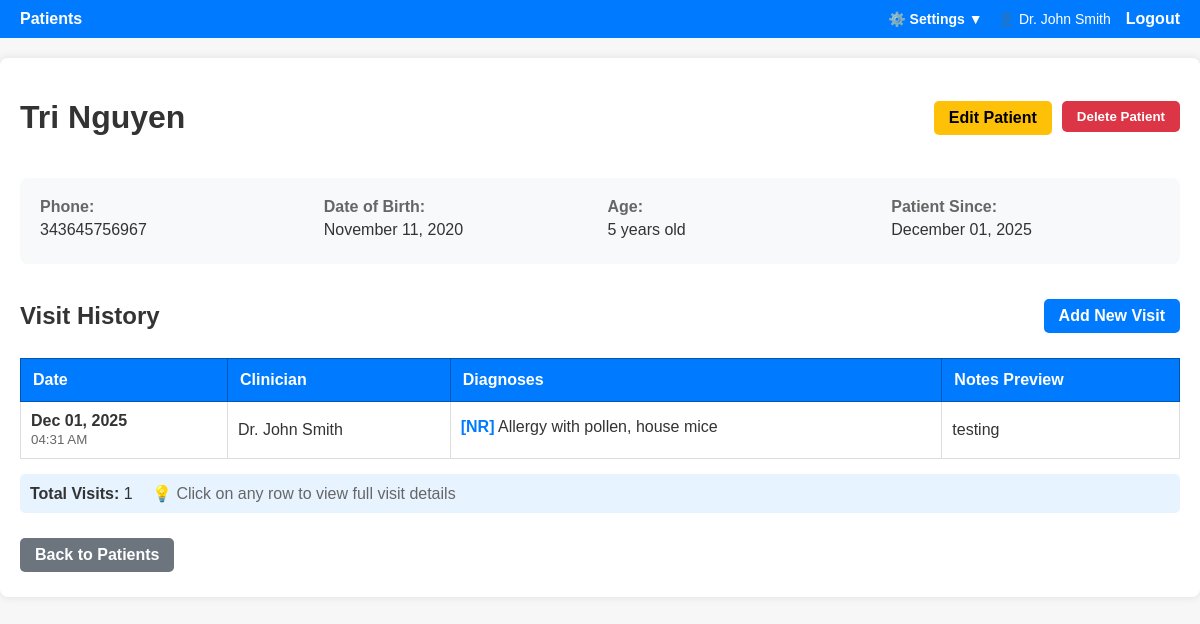
Screenshot of /patients/16 (signed in) with the database file from the repository.
### doctor_app/models.py (models this page shows, shortened)
class User(UserMixin, db.Model):
    id = db.Column(db.Integer, primary_key=True)
    username = db.Column(db.String(80), unique=True, nullable=False)
    password_hash = db.Column(db.String(255), nullable=False)
    role = db.Column(db.String(20), default="doctor")  # 'admin' or 'doctor'
    full_name = db.Column(db.String(120), nullable=True)
    email = db.Column(db.String(120), nullable=True)
    location = db.Column(db.String(120), nullable=True)  # NEW: Doctor's location/clinic
    created_at = db.Column(db.DateTime, default=datetime.utcnow)
    is_active = db.Column(db.Boolean, default=True)
    visits = db.relationship(
        "Visit", backref="creator", lazy=True, foreign_keys="Visit.created_by"
    )
    patients = db.relationship("Patient", backref="primary_doctor", lazy=True)
    def is_admin(self):
        return self.role == "admin"

class Patient(db.Model):
    id = db.Column(db.Integer, primary_key=True)
    full_name = db.Column(db.String(120), nullable=False, index=True)
    phone = db.Column(db.String(30), nullable=True, index=True)
    date_of_birth = db.Column(db.Date, nullable=True)
    created_at = db.Column(db.DateTime, default=datetime.utcnow)
    doctor_id = db.Column(
        db.Integer, db.ForeignKey("user.id"), nullable=True
    )  # NEW: Primary doctor
    visits = db.relationship(
        "Visit", backref="patient", lazy=True, cascade="all, delete-orphan"
    )

class Visit(db.Model):
    id = db.Column(db.Integer, primary_key=True)
    patient_id = db.Column(
        db.Integer, db.ForeignKey("patient.id"), nullable=False, index=True
    )
    visit_date = db.Column(db.DateTime, default=datetime.utcnow, index=True)
    clinician = db.Column(db.String(120), nullable=True)
    notes = db.Column(db.Text, nullable=True)
    created_by = db.Column(db.Integer, db.ForeignKey("user.id"), nullable=True)
    diagnoses = db.relationship(
        "Diagnosis", backref="visit", lazy=True, cascade="all, delete-orphan"
    )

class Diagnosis(db.Model):
    id = db.Column(db.Integer, primary_key=True)
    visit_id = db.Column(
        db.Integer, db.ForeignKey("visit.id"), nullable=False, index=True
    )
    code = db.Column(db.String(20), nullable=True)
    description = db.Column(db.String(255), nullable=False)

### doctor_app/patients/routes.py (the view)
@bp.route("/<int:patient_id>", methods=["GET"])
@login_required
def patient_detail(patient_id):
    patient = Patient.query.get_or_404(patient_id)
    visits = patient.visits
    return render_template(
        "patients/detail.html", patient=patient, visits=visits, now=datetime.now()
    )

### doctor_app/auth/routes.py (called while the page is built)
@login_manager.user_loader
def load_user(user_id):
    return User.query.get(int(user_id))

### doctor_app/templates/patients/detail.html (shortened to what this page needs)
{% extends 'base.html' %}
{% block content %}
<div style="display: flex; justify-content: space-between; align-items: center; margin-bottom: 20px;">
    <h1>{{ patient.full_name }}</h1>
    <div style="display: flex; gap: 10px;">
        <a href="{{ url_for('patients.edit_patient', patient_id=patient.id) }}" class="btn" style="background: #ffc107; color: #000;">Edit Patient</a>
        <form method="post" action="{{ url_for('patients.delete_patient', patient_id=patient.id) }}" style="display: inline;" onsubmit="return confirm('Are you sure you want to delete this patient? All visit records will also be deleted. This action cannot be undone.');">
            <button type="submit" class="btn" style="background: #dc3545;">Delete Patient</button>
        </form>
    </div>
</div>
<div style="background: #f8f9fa; padding: 20px; border-radius: 8px; margin-bottom: 20px;">
    <div style="display: grid; grid-template-columns: repeat(auto-fit, minmax(200px, 1fr)); gap: 15px;">
        <div>
            <strong style="color: #666;">Phone:</strong>
            <p style="margin: 5px 0;">{{ patient.phone or '—' }}</p>
        </div>
        <div>
            <strong style="color: #666;">Date of Birth:</strong>
            <p style="margin: 5px 0;">
                {% if patient.date_of_birth %}
                    {{ patient.date_of_birth.strftime('%B %d, %Y') }}
                {% else %}
                    —
                {% endif %}
            </p>
        </div>
        <div>
            <strong style="color: #666;">Age:</strong>
            <p style="margin: 5px 0;">
                {% if patient.date_of_birth %}
                    {% set age = ((now.year - patient.date_of_birth.year) - ((now.month, now.day) < (patient.date_of_birth.month, patient.date_of_birth.day))) %}
                    {{ age }} years old
                {% else %}
                    —
                {% endif %}
            </p>
        </div>
        <div>
            <strong style="color: #666;">Patient Since:</strong>
            <p style="margin: 5px 0;">{{ patient.created_at.strftime('%B %d, %Y') }}</p>
        </div>
    </div>
</div>
<div style="display: flex; justify-content: space-between; align-items: center; margin: 30px 0 15px 0;">
    <h2 style="margin: 0;">Visit History</h2>
    <a href="{{ url_for('visits.new_visit', patient_id=patient.id) }}" class="btn">Add New Visit</a>
</div>
{% if visits %}
<table style="width: 100%; border-collapse: collapse;">
    <thead>
        <tr style="background: #007bff; color: white;">
            <th style="padding: 12px; text-align: left; border: 1px solid #0056b3;">Date</th>
            <th style="padding: 12px; text-align: left; border: 1px solid #0056b3;">Clinician</th>
            <th style="padding: 12px; text-align: left; border: 1px solid #0056b3;">Diagnoses</th>
            <th style="padding: 12px; text-align: left; border: 1px solid #0056b3;">Notes Preview</th>
        </tr>
    </thead>
    <tbody>
        {% for v in visits|sort(attribute='visit_date', reverse=True) %}
        <tr style="cursor: pointer;" onclick="window.location='{{ url_for('visits.visit_detail', visit_id=v.id) }}';" onmouseover="this.style.backgroundColor='#f0f8ff';" onmouseout="this.style.backgroundColor='';">
            <td style="padding: 10px; border: 1px solid #ddd;">
                <strong>{{ v.visit_date.strftime('%b %d, %Y') }}</strong><br>
                <small style="color: #666;">{{ v.visit_date.strftime('%I:%M %p') }}</small>
            </td>
            <td style="padding: 10px; border: 1px solid #ddd;">
                {{ v.clinician or '—' }}
            </td>
            <td style="padding: 10px; border: 1px solid #ddd;">
                {% if v.diagnoses %}
                    {% for d in v.diagnoses %}
                        <div style="margin-bottom: 5px;">
                            {% if d.code %}<strong style="color: #007bff;">[{{ d.code }}]</strong>{% endif %}
                            {{ d.description }}
                        </div>
                    {% endfor %}
                {% else %}
                    <span style="color: #999;">No diagnoses</span>
                {% endif %}
            </td>
            <td style="padding: 10px; border: 1px solid #ddd;">
                {% if v.notes %}
                    {{ v.notes[:80] }}{% if v.notes|length > 80 %}...{% endif %}
                {% else %}
                    <span style="color: #999;">No notes</span>
                {% endif %}
            </td>
        </tr>
        {% endfor %}
    </tbody>
</table>
<div style="margin-top: 15px; padding: 10px; background: #e7f3ff; border-radius: 5px;">
    <strong>Total Visits:</strong> {{ visits|length }}
    <span style="margin-left: 15px; color: #666;">💡 Click on any row to view full visit details</span>
</div>
{% endif %}
<div style="margin-top: 20px;">
    <a href="{{ url_for('patients.list_patients') }}" class="btn" style="background: #6c757d;">Back to Patients</a>
</div>
{% endblock %}

### doctor_app/templates/base.html (shortened to what this page needs)
<!doctype html>
<html lang="en">
<head>
  <link rel="stylesheet" href="{{ url_for('static', filename='style.css') }}">
</head>
<body>
  <nav>
    <a href="{{ url_for('patients.list_patients') }}" class="{% if request.endpoint == 'patients.list_patients' %}active{% endif %}">Patients</a>
    <div style="margin-left: auto; display: flex; align-items: center; gap: 15px;">
      <div class="dropdown" id="settingsDropdown">
        <button class="dropdown-button" onclick="toggleDropdown()">⚙️ Settings ▼</button>
      </div>
      <span style="color: #fff; font-size: 14px;">
        👤 {{ current_user.full_name or current_user.username }}
      </span>
      <a href="{{ url_for('auth.logout') }}">Logout</a>
    </div>
  </nav>
  <main>
    {% block content %}{% endblock %}
  </main>
</body>
</html>

### doctor_app/static/style.css (style rules this page uses)
body { font-family: Arial; background: #f7f7f7; color: #333; margin: 0; padding: 0; }
main { max-width: 1200px; margin: 20px auto; padding: 20px; background: #fff; border-radius: 8px; box-shadow: 0 0 8px rgba(0,0,0,0.1); }
nav { background: #007bff; padding: 10px 20px; display: flex; gap: 15px; }
nav a { color: #fff; text-decoration: none; font-weight: bold; }
.btn { padding: 8px 15px; border-radius: 5px; background: #007bff; color: #fff; text-decoration: none; font-weight: bold; display: inline-block; margin: 5px 0; cursor: pointer; border: none; }
table { width: 100%; border-collapse: collapse; margin-top: 20px; }
table thead tr { background: #007bff; color: white; }
table th { padding: 12px; text-align: left; border: 1px solid #0056b3; font-weight: bold; }
table td { padding: 10px; border: 1px solid #ddd; }
table tbody tr { border-bottom: 1px solid #ddd; transition: background-color 0.2s ease; }

### doctor_app/templates/base.html (style rules this page uses)
.dropdown { position: relative; display: inline-block; }
.dropdown-button { background: none; border: none; color: #fff; text-decoration: none; font-weight: bold; cursor: pointer; padding: 0; font-size: 14px; font-family: Arial; }

### rows the page displays
User: full_name "Dr. John Smith"
Patient: full_name "Tri Nguyen", phone "343645756967", date_of_birth "November 11, 2020", created_at "December 01, 2025"
Visit: visit_date "Dec 01, 2025", visit_date "04:31 AM", clinician "Dr. John Smith", notes "testing"
Diagnosis: code "NR", description "Allergy with pollen, house mice"

### other values shown
{{ age }} "5"
{{ visits|length }} "1"
